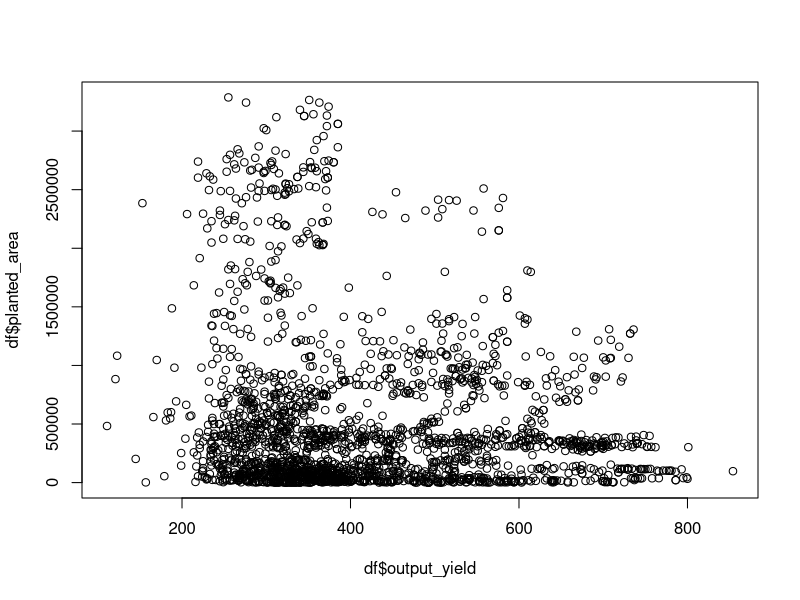
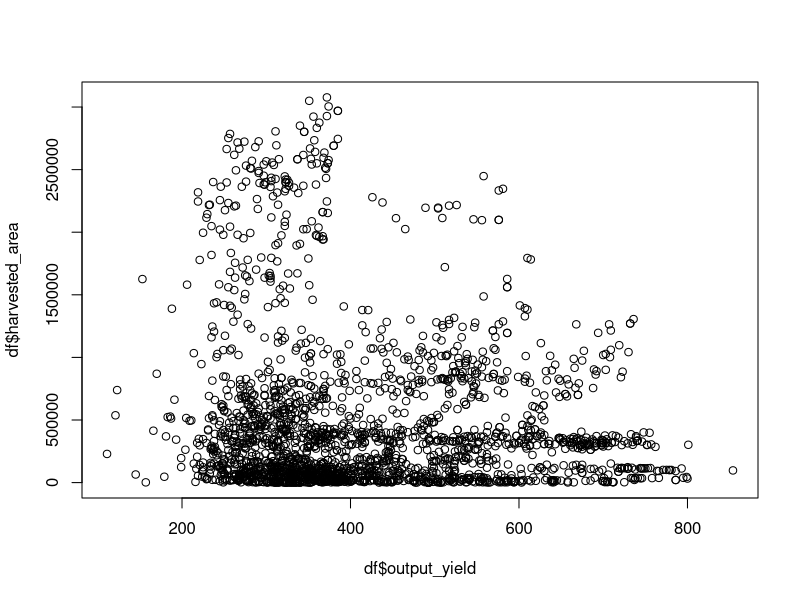
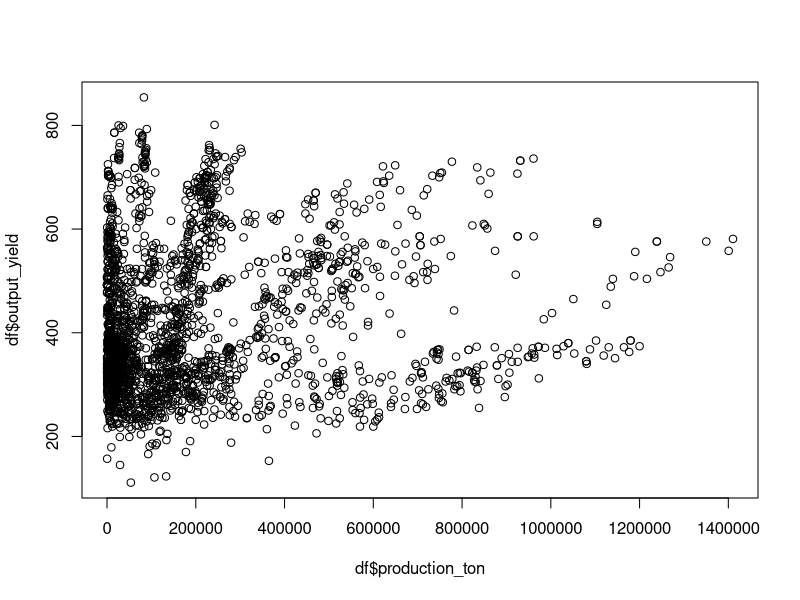
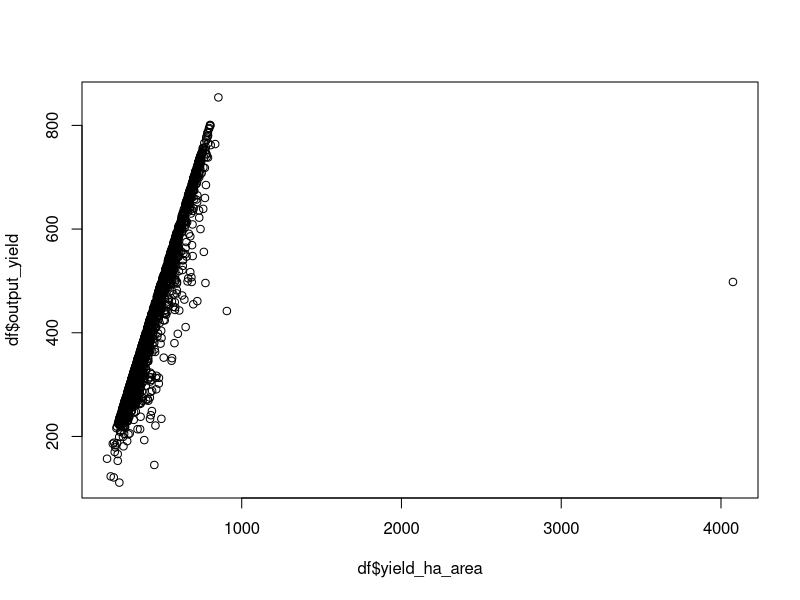

These figures' R source, in order:
library(dplyr)

df <- read.csv('ricedata_jan.csv')
names(df)
str(df)

province_code <- factor(df$province_code)
length(province_code)
levels(province_code)


for (pvc_code in province_code) {
  len <- length(df$output_yield[df$province_code == pvc_code])
  print(paste0("Province code :", pvc_code, " Points in data vector :", len))
}

length(df$output_yield[df$reginal_zone == 12][df$province_code == 10])

plot(df$output_yield,df$planted_area)
plot(df$output_yield,df$harvested_area)
plot(df$production_ton,df$output_yield)
plot(df$yield_ha_area,df$output_yield)

